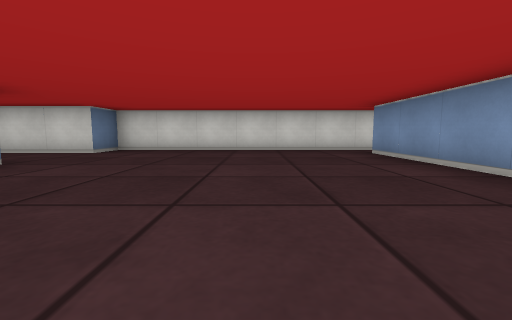
View 1 (above)

13 first-person views from a walk through a cub3D maze. The camera is about half as high as the walls, tilts 6° down and sees 90° across. The floor is counted in squares. Each view is taken from the middle of a square. On the plan, view 1 faces up. The plan holds only what a view shows up to about 9 squares ahead; the rest is blank.

View 2
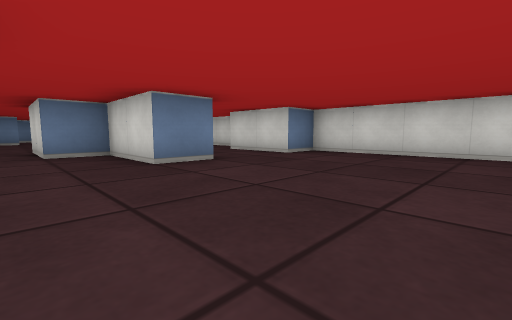

View 3
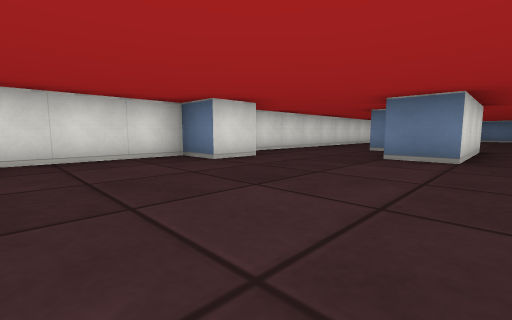

View 4
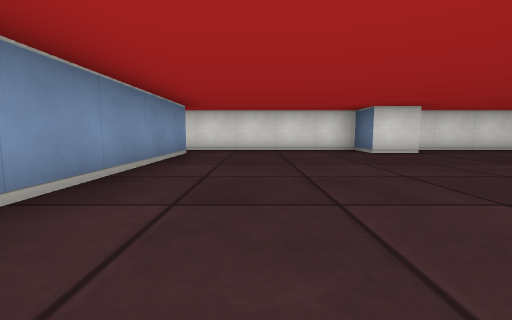

View 5
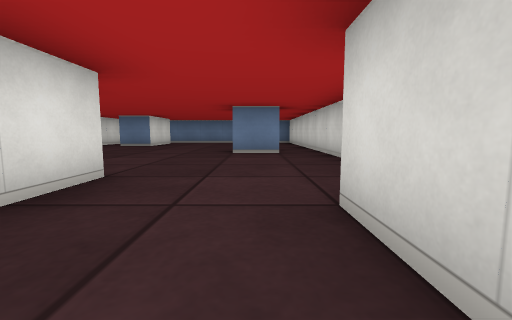

View 6
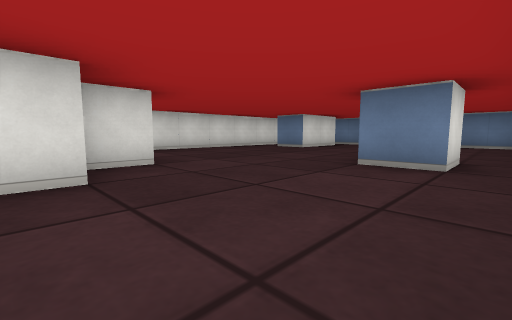

View 7
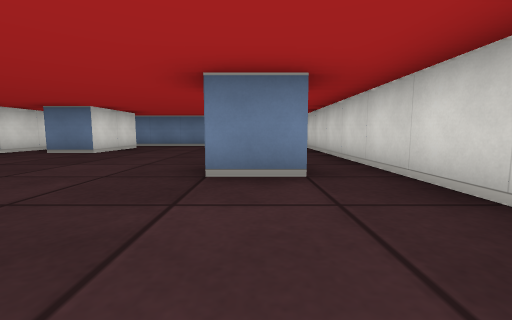

View 8
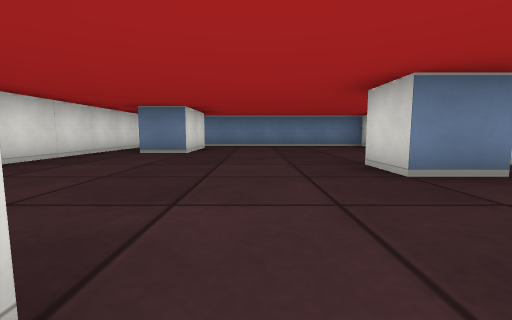

View 9
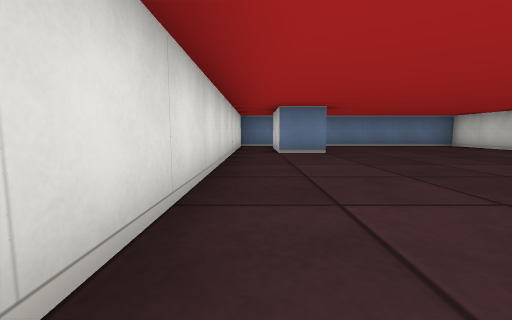

View 10
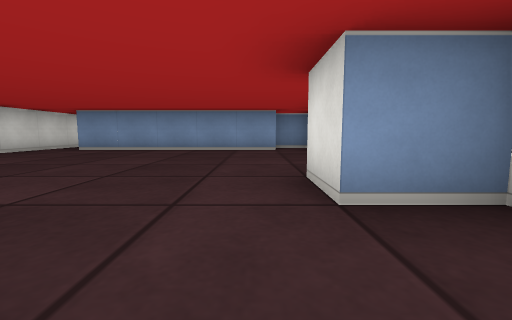

View 11
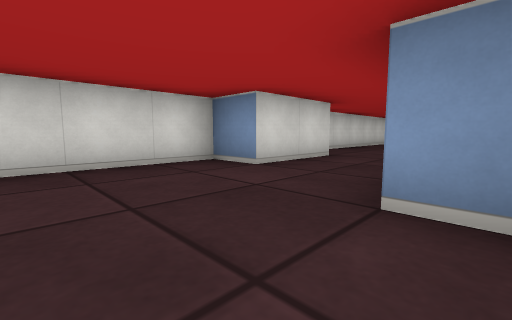

View 12
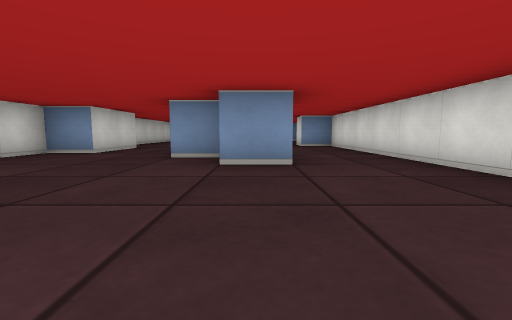

View 13
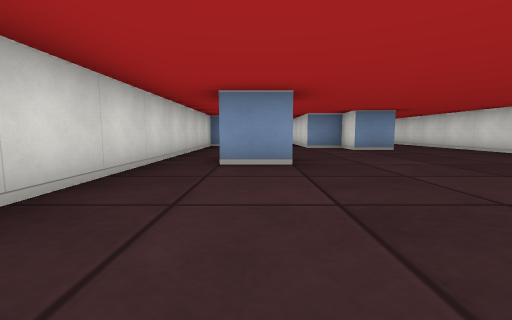

### Floor plan
Ten units are one square. View 1 is at (0, 0); x grows to the right and y downward. Boxes are objects, and circles mark ways between rooms. Rooms are numbered by the first view taken in them; rooms with no view inside come last. Other rooms are left out.
<svg viewBox="-160 -70 205 81">
<path fill="none" stroke="#000" d="M-25 -5 -15 -5 -15 5 29 5M25 -5 25 -55M-65 -35 -35 -35 -35 -25M35 6 35 -5M40 -65 -35 -65 -35 -55 -55 -55M-105 -45 -105 -55 -95 -55 -95 -45 -105 -45M-125 5 -25 5 -25 -5M-145 -15 -125 -15 -125 -5M-55 -55 -55 -65 -155 -65 -155 -15M-35 -25 -55 -25 -55 -15 -75 -15 -75 -25 -65 -25 -65 -35M-152 5 -125 5M-125 -5 -145 -5M-155 -15 -155 5"/>
<circle cx="-40" cy="-30" r="3" fill="#2a7"/>
<circle cx="-135" cy="0" r="3" fill="#2a7"/>
<circle cx="-150" cy="-10" r="3" fill="#2a7"/>
<text x="-10" y="-30">1</text>
<text x="-100" y="-30">2</text>
<text x="-140" y="0">3</text>
</svg>
Room 1 opens to room 2. Room 2 opens to room 3.

Where each view was taken, in squares from view 1:
view 1: 0 up, 0 right, facing up
view 2: 1 up, 0 right, facing up-left
view 3: 4 up, 1 right, facing down-left
view 4: 6 up, 1 right, facing down
view 5: 5 up, 4 left, facing left
view 6: 6 up, 6 left, facing down-left
view 7: 5 up, 7 left, facing left
view 8: 3 up, 7 left, facing left
view 9: 0 up, 7 left, facing left
view 10: 1 up, 4 left, facing right
view 11: 3 up, 8 left, facing up-right
view 12: 2 up, 11 left, facing right
view 13: 5 up, 14 left, facing right
